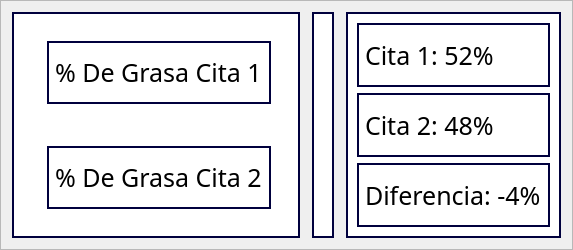
                     <widget class="QFrame" name="fr_est_citas">
                      <property name="minimumSize">
                       <size>
                        <width>0</width>
                        <height>250</height>
                       </size>
                      </property>
                      <property name="maximumSize">
                       <size>
                        <width>16777215</width>
                        <height>250</height>
                       </size>
                      </property>
                      <property name="frameShape">
                       <enum>QFrame::StyledPanel</enum>
                      </property>
                      <property name="frameShadow">
                       <enum>QFrame::Raised</enum>
                      </property>
                      <layout class="QGridLayout" name="gridLayout_3">
                       <property name="horizontalSpacing">
                        <number>6</number>
                       </property>
                       <item row="0" column="2">
                        <widget class="QFrame" name="frame_grafica">
                         <property name="maximumSize">
                          <size>
                           <width>250</width>
                           <height>250</height>
                          </size>
                         </property>
                         <property name="styleSheet">
                          <string notr="true">background-color: rgb(255, 255, 255);
border: 2px solid rgb(0, 0, 61);</string>
                         </property>
                         <property name="frameShape">
                          <enum>QFrame::StyledPanel</enum>
                         </property>
                         <property name="frameShadow">
                          <enum>QFrame::Raised</enum>
                         </property>
                         <layout class="QHBoxLayout" name="horizontalLayout_39">
                          <item>
                           <widget class="QWidget" name="widget_123" native="true"/>
                          </item>
                         </layout>
                        </widget>
                       </item>
                       <item row="0" column="0">
                        <widget class="QFrame" name="frame_comparacion">
                         <property name="styleSheet">
                          <string notr="true">background-color: rgb(255, 255, 255);
border: 2px solid rgb(0, 0, 61);</string>
                         </property>
                         <property name="frameShape">
                          <enum>QFrame::StyledPanel</enum>
                         </property>
                         <property name="frameShadow">
                          <enum>QFrame::Raised</enum>
                         </property>
                         <layout class="QVBoxLayout" name="verticalLayout">
                          <item>
                           <widget class="QFrame" name="frame_comparacion_inter">
                            <property name="styleSheet">
                             <string notr="true">background-color: rgb(255, 255, 255);
border: none</string>
                            </property>
                            <property name="frameShape">
                             <enum>QFrame::StyledPanel</enum>
                            </property>
                            <property name="frameShadow">
                             <enum>QFrame::Raised</enum>
                            </property>
                            <layout class="QHBoxLayout" name="horizontalLayout_44">
                             <item>
                              <widget class="QFrame" name="frame_comparacion_color1">
                               <property name="maximumSize">
                                <size>
                                 <width>100</width>
                                 <height>16777215</height>
                                </size>
                               </property>
                               <property name="styleSheet">
                                <string notr="true">background-color: rgb(031, 119, 180);
border: 2px solid rgb(0, 0, 61);</string>
                               </property>
                               <property name="frameShape">
                                <enum>QFrame::StyledPanel</enum>
                               </property>
                               <property name="frameShadow">
                                <enum>QFrame::Raised</enum>
                               </property>
                              </widget>
                             </item>
                             <item>
                              <widget class="QFrame" name="frame_comparacion_up_r">
                               <property name="styleSheet">
                                <string notr="true">border: none</string>
                               </property>
                               <property name="frameShape">
                                <enum>QFrame::StyledPanel</enum>
                               </property>
                               <property name="frameShadow">
                                <enum>QFrame::Raised</enum>
                               </property>
                               <layout class="QVBoxLayout" name="verticalLayout_52">
                                <item>
                                 <widget class="QLabel" name="label_dato1">
                                  <property name="font">
                                   <font>
                                    <family>Circular Std</family>
                                    <pointsize>19</pointsize>
                                   </font>
                                  </property>
                                  <property name="styleSheet">
                                   <string notr="true">background-color: rgb(255, 255, 255);
border: 2px solid rgb(0, 0, 61);</string>
                                  </property>
                                  <property name="text">
                                   <string>% De Grasa Cita 1</string>
                                  </property>
                                 </widget>
                                </item>
                               </layout>
                              </widget>
                             </item>
                            </layout>
                           </widget>
                          </item>
                          <item>
                           <widget class="QFrame" name="frame_comparacion_down">
                            <property name="styleSheet">
                             <string notr="true">background-color: rgb(255, 255, 255);
border: none</string>
                            </property>
                            <property name="frameShape">
                             <enum>QFrame::StyledPanel</enum>
                            </property>
                            <property name="frameShadow">
                             <enum>QFrame::Raised</enum>
                            </property>
                            <layout class="QHBoxLayout" name="horizontalLayout_45">
                             <item>
                              <widget class="QFrame" name="frame_comparacion_color2">
                               <property name="maximumSize">
                                <size>
                                 <width>100</width>
                                 <height>16777215</height>
                                </size>
                               </property>
                               <property name="styleSheet">
                                <string notr="true">background-color: rgb(255, 127, 014);
border: 2px solid rgb(0, 0, 61);</string>
                               </property>
                               <property name="frameShape">
                                <enum>QFrame::StyledPanel</enum>
                               </property>
                               <property name="frameShadow">
                                <enum>QFrame::Raised</enum>
                               </property>
                              </widget>
                             </item>
                             <item>
                              <widget class="QFrame" name="frame_comparacion_down_r">
                               <property name="styleSheet">
                                <string notr="true">border: none</string>
                               </property>
                               <property name="frameShape">
                                <enum>QFrame::StyledPanel</enum>
                               </property>
                               <property name="frameShadow">
                                <enum>QFrame::Raised</enum>
                               </property>
                               <layout class="QVBoxLayout" name="verticalLayout_60">
                                <item>
                                 <widget class="QLabel" name="label_dato2">
                                  <property name="font">
                                   <font>
                                    <family>Circular Std</family>
                                    <pointsize>19</pointsize>
                                   </font>
                                  </property>
                                  <property name="styleSheet">
                                   <string notr="true">background-color: rgb(255, 255, 255);
border: 2px solid rgb(0, 0, 61);</string>
                                  </property>
                                  <property name="text">
                                   <string>% De Grasa Cita 2</string>
                                  </property>
                                 </widget>
                                </item>
                               </layout>
                              </widget>
                             </item>
                            </layout>
                           </widget>
                          </item>
                         </layout>
                        </widget>
                       </item>
                       <item row="0" column="4">
                        <widget class="QFrame" name="frame_comparacion_dif">
                         <property name="maximumSize">
                          <size>
                           <width>300</width>
                           <height>16777215</height>
                          </size>
                         </property>
                         <property name="styleSheet">
                          <string notr="true">background-color: rgb(255, 255, 255);
border: 2px solid rgb(0, 0, 61);</string>
                         </property>
                         <property name="frameShape">
                          <enum>QFrame::StyledPanel</enum>
                         </property>
                         <property name="frameShadow">
                          <enum>QFrame::Raised</enum>
                         </property>
                         <layout class="QVBoxLayout" name="verticalLayout_61">
                          <item>
                           <widget class="QLabel" name="label_comparacion_dif1">
                            <property name="font">
                             <font>
                              <family>Circular Std</family>
                              <pointsize>19</pointsize>
                             </font>
                            </property>
                            <property name="text">
                             <string>Cita 1: 52%</string>
                            </property>
                           </widget>
                          </item>
                          <item>
                           <widget class="QLabel" name="label_comparacion_dif2">
                            <property name="font">
                             <font>
                              <family>Circular Std</family>
                              <pointsize>19</pointsize>
                             </font>
                            </property>
                            <property name="text">
                             <string>Cita 2: 48%</string>
                            </property>
                           </widget>
                          </item>
                          <item>
                           <widget class="QLabel" name="label_comparacion_diftotal">
                            <property name="font">
                             <font>
                              <family>Circular Std</family>
                              <pointsize>19</pointsize>
                             </font>
                            </property>
                            <property name="text">
                             <string>Diferencia: -4%</string>
                            </property>
                           </widget>
                          </item>
                         </layout>
                        </widget>
                       </item>
                       <item row="0" column="1">
                        <widget class="QFrame" name="frame_void_5">
                         <property name="maximumSize">
                          <size>
                           <width>30</width>
                           <height>16777215</height>
                          </size>
                         </property>
                         <property name="frameShape">
                          <enum>QFrame::StyledPanel</enum>
                         </property>
                         <property name="frameShadow">
                          <enum>QFrame::Raised</enum>
                         </property>
                        </widget>
                       </item>
                       <item row="0" column="3">
                        <widget class="QFrame" name="frame_void_4">
                         <property name="maximumSize">
                          <size>
                           <width>30</width>
                           <height>16777215</height>
                          </size>
                         </property>
                         <property name="frameShape">
                          <enum>QFrame::StyledPanel</enum>
                         </property>
                         <property name="frameShadow">
                          <enum>QFrame::Raised</enum>
                         </property>
                        </widget>
                       </item>
                      </layout>
                     </widget>
